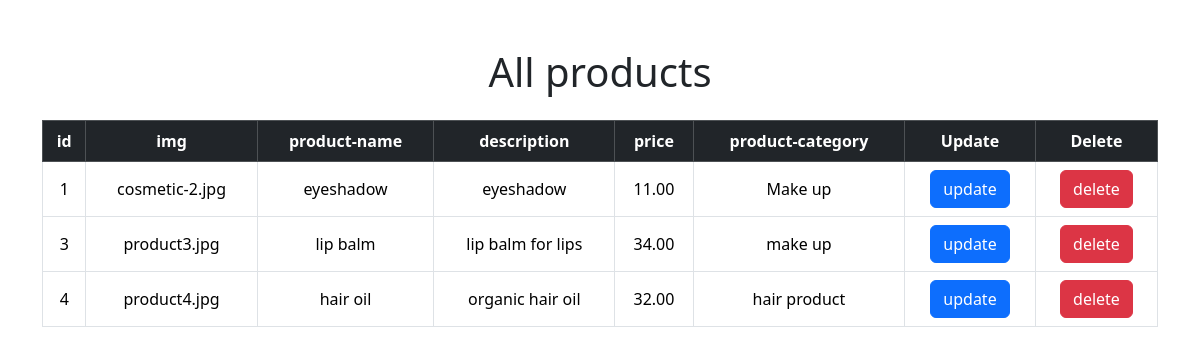
Screenshot of /display.php with the database file from the repository.
### tables this page shows
CREATE TABLE `products` (
  `id` int(11) NOT NULL,
  `img` varchar(255) NOT NULL,
  `product_name` varchar(255) NOT NULL,
  `description` varchar(255) NOT NULL,
  `price` decimal(10,2) NOT NULL,
  `product_category` varchar(100) DEFAULT NULL
);

### display.php (the view, shortened to what this page needs)
<!DOCTYPE html>
<html lang="en">
<head>
    <link href="https://cdn.jsdelivr.net/npm/bootstrap@5.3.8/dist/css/bootstrap.min.css" rel="stylesheet">
</head>
<body>
<div class="container mt-5">
    <h1 class="text-center mb-4">All products</h1>
    <table class="table table-bordered table-hover text-center align-middle">
<thead class="table-dark">
    <tr>
<th>id</th>
<th>img</th>
<th>product-name</th>
<th>description</th>
<th>price</th>
<th>product-category</th>
<th>Update</th>
<th>Delete</th>
    </tr>
</thead>
<tbody>
 <?php
include "connection.php";
$sql = "select * from products";
$result = mysqli_query($conn,$sql);
while($row =mysqli_fetch_assoc($result)){
?>
<tr>
<td><?php echo $row['id'];?></td>
<td><?php echo $row['img'];?></td>
<td><?php echo $row['product_name'];?></td>
<td><?php echo substr($row['description'], 0, 30); ?></td>
<td><?php echo $row['price'];?></td>
<td><?php echo $row['product_category'];?></td>
<td>
<a href="update-product.php?id=<?php echo $row['id']?>" class="btn btn-primary">update</a>
</td>
<td>
<a href="delete-product.php?id=<?php echo $row['id']?>" class="btn btn-danger"> delete</a>
</td>
</tr>
<?php
}?>
</tbody>
    </table>
</div>
</body>
</html>

### rows the page displays
products: id "1", img "cosmetic-2.jpg", product_name "eyeshadow", description "eyeshadow", price "11.00", product_category "Make up"
products: id "3", img "product3.jpg", product_name "lip balm", description "lip balm for lips", price "34.00", product_category "make up"
products: id "4", img "product4.jpg", product_name "hair oil", description "organic hair oil", price "32.00", product_category "hair product"
